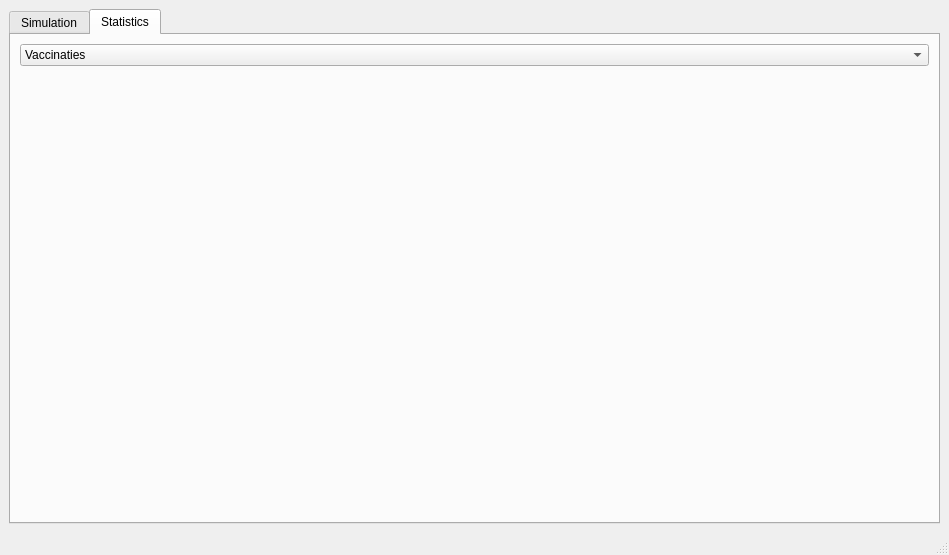
<?xml version="1.0" encoding="UTF-8"?>
<ui version="4.0">
 <class>MainWindow</class>
 <widget class="QMainWindow" name="MainWindow">
  <property name="geometry">
   <rect>
    <x>0</x>
    <y>0</y>
    <width>949</width>
    <height>555</height>
   </rect>
  </property>
  <property name="windowTitle">
   <string>MainWindow</string>
  </property>
  <widget class="QWidget" name="centralwidget">
   <layout class="QVBoxLayout" name="verticalLayout_2">
    <item>
     <widget class="QTabWidget" name="tabWidget">
      <property name="styleSheet">
       <string notr="true"/>
      </property>
      <property name="currentIndex">
       <number>1</number>
      </property>
      <widget class="QWidget" name="Simulation">
       <attribute name="title">
        <string>Simulation</string>
       </attribute>
       <widget class="QPushButton" name="StopButton">
        <property name="geometry">
         <rect>
          <x>10</x>
          <y>20</y>
          <width>80</width>
          <height>23</height>
         </rect>
        </property>
        <property name="text">
         <string>Stop</string>
        </property>
       </widget>
       <widget class="QPushButton" name="StartButton">
        <property name="geometry">
         <rect>
          <x>10</x>
          <y>20</y>
          <width>80</width>
          <height>23</height>
         </rect>
        </property>
        <property name="text">
         <string>Start</string>
        </property>
       </widget>
       <widget class="QPushButton" name="NextDayButton">
        <property name="geometry">
         <rect>
          <x>100</x>
          <y>20</y>
          <width>80</width>
          <height>23</height>
         </rect>
        </property>
        <property name="text">
         <string>Next Day</string>
        </property>
       </widget>
       <widget class="QPushButton" name="PreviousDayButton">
        <property name="geometry">
         <rect>
          <x>190</x>
          <y>20</y>
          <width>81</width>
          <height>23</height>
         </rect>
        </property>
        <property name="text">
         <string>Previous Day</string>
        </property>
       </widget>
       <widget class="QLabel" name="DayText">
        <property name="geometry">
         <rect>
          <x>300</x>
          <y>20</y>
          <width>251</width>
          <height>16</height>
         </rect>
        </property>
        <property name="text">
         <string>Day: 0</string>
        </property>
       </widget>
       <widget class="QPushButton" name="pushButton">
        <property name="geometry">
         <rect>
          <x>779</x>
          <y>20</y>
          <width>121</width>
          <height>23</height>
         </rect>
        </property>
        <property name="text">
         <string>Distribute vaccines</string>
        </property>
       </widget>
      </widget>
      <widget class="QWidget" name="Statistics">
       <attribute name="title">
        <string>Statistics</string>
       </attribute>
       <layout class="QVBoxLayout" name="verticalLayout">
        <item>
         <widget class="QComboBox" name="comboBox">
          <item>
           <property name="text">
            <string>Vaccinaties</string>
           </property>
          </item>
          <item>
           <property name="text">
            <string>leveringen vaccins</string>
           </property>
          </item>
         </widget>
        </item>
        <item>
         <widget class="QStackedWidget" name="stackedWidget">
          <property name="currentIndex">
           <number>0</number>
          </property>
          <widget class="QWidget" name="stackedWidgetPage1">
           <layout class="QVBoxLayout" name="verticalLayout_3">
            <item>
             <widget class="QFrame" name="horizontalFrame_page1">
              <layout class="QHBoxLayout" name="horizontalLayout"/>
             </widget>
            </item>
           </layout>
          </widget>
          <widget class="QWidget" name="stackedWidgetPage2"/>
         </widget>
        </item>
       </layout>
      </widget>
     </widget>
    </item>
   </layout>
  </widget>
  <widget class="QMenuBar" name="menubar">
   <property name="geometry">
    <rect>
     <x>0</x>
     <y>0</y>
     <width>949</width>
     <height>20</height>
    </rect>
   </property>
  </widget>
  <widget class="QStatusBar" name="statusbar"/>
 </widget>
 <resources/>
 <connections>
  <connection>
   <sender>StartButton</sender>
   <signal>clicked()</signal>
   <receiver>MainWindow</receiver>
   <slot>startSimulation()</slot>
   <hints>
    <hint type="sourcelabel">
     <x>91</x>
     <y>89</y>
    </hint>
    <hint type="destinationlabel">
     <x>248</x>
     <y>271</y>
    </hint>
   </hints>
  </connection>
  <connection>
   <sender>MainWindow</sender>
   <signal>windowIconTextChanged(QString)</signal>
   <receiver>DayText</receiver>
   <slot>setText(QString)</slot>
   <hints>
    <hint type="sourcelabel">
     <x>399</x>
     <y>299</y>
    </hint>
    <hint type="destinationlabel">
     <x>121</x>
     <y>190</y>
    </hint>
   </hints>
  </connection>
  <connection>
   <sender>StartButton</sender>
   <signal>clicked()</signal>
   <receiver>StopButton</receiver>
   <slot>show()</slot>
   <hints>
    <hint type="sourcelabel">
     <x>60</x>
     <y>87</y>
    </hint>
    <hint type="destinationlabel">
     <x>60</x>
     <y>117</y>
    </hint>
   </hints>
  </connection>
  <connection>
   <sender>StartButton</sender>
   <signal>released()</signal>
   <receiver>StartButton</receiver>
   <slot>hide()</slot>
   <hints>
    <hint type="sourcelabel">
     <x>60</x>
     <y>87</y>
    </hint>
    <hint type="destinationlabel">
     <x>60</x>
     <y>87</y>
    </hint>
   </hints>
  </connection>
  <connection>
   <sender>StopButton</sender>
   <signal>clicked()</signal>
   <receiver>StartButton</receiver>
   <slot>show()</slot>
   <hints>
    <hint type="sourcelabel">
     <x>60</x>
     <y>117</y>
    </hint>
    <hint type="destinationlabel">
     <x>60</x>
     <y>87</y>
    </hint>
   </hints>
  </connection>
  <connection>
   <sender>StopButton</sender>
   <signal>released()</signal>
   <receiver>StopButton</receiver>
   <slot>hide()</slot>
   <hints>
    <hint type="sourcelabel">
     <x>60</x>
     <y>117</y>
    </hint>
    <hint type="destinationlabel">
     <x>60</x>
     <y>117</y>
    </hint>
   </hints>
  </connection>
  <connection>
   <sender>StopButton</sender>
   <signal>clicked()</signal>
   <receiver>MainWindow</receiver>
   <slot>stopSimulation()</slot>
   <hints>
    <hint type="sourcelabel">
     <x>60</x>
     <y>117</y>
    </hint>
    <hint type="destinationlabel">
     <x>474</x>
     <y>277</y>
    </hint>
   </hints>
  </connection>
  <connection>
   <sender>NextDayButton</sender>
   <signal>pressed()</signal>
   <receiver>MainWindow</receiver>
   <slot>nextDay()</slot>
   <hints>
    <hint type="sourcelabel">
     <x>150</x>
     <y>87</y>
    </hint>
    <hint type="destinationlabel">
     <x>474</x>
     <y>277</y>
    </hint>
   </hints>
  </connection>
  <connection>
   <sender>PreviousDayButton</sender>
   <signal>pressed()</signal>
   <receiver>MainWindow</receiver>
   <slot>previousDay()</slot>
   <hints>
    <hint type="sourcelabel">
     <x>151</x>
     <y>117</y>
    </hint>
    <hint type="destinationlabel">
     <x>474</x>
     <y>277</y>
    </hint>
   </hints>
  </connection>
 </connections>
 <slots>
  <slot>startSimulation()</slot>
  <slot>stopSimulation()</slot>
  <slot>nextDay()</slot>
  <slot>previousDay()</slot>
 </slots>
</ui>
